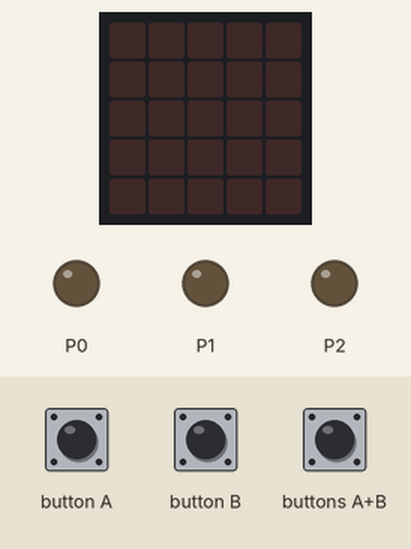
A program run on a simulated BBC micro:bit (MakeCode). Parts: the board's 5×5 LED display, output pins drawn as LEDs (lit = HIGH). The test bench sets the inputs (shaded band).

Above: at 1.2 s.
1.3 s: buttons A+B pressed for 0.15 s
At 2.7 s:
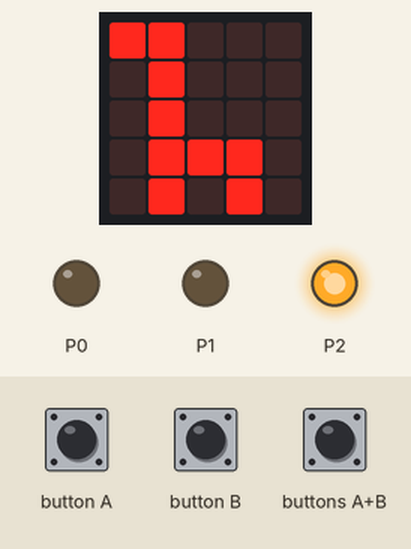
3.5 s: button A pressed for 0.15 s
At 5.4 s:
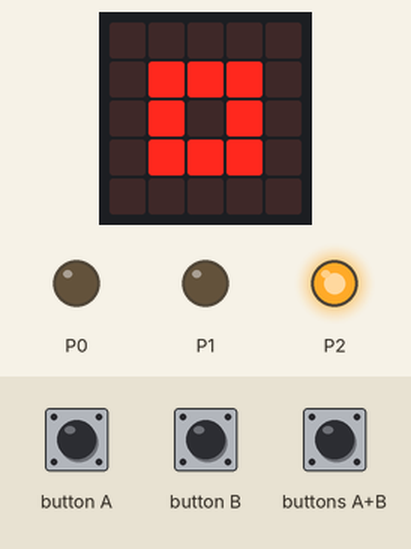
5.7 s: button A pressed for 0.15 s
At 7.2 s:
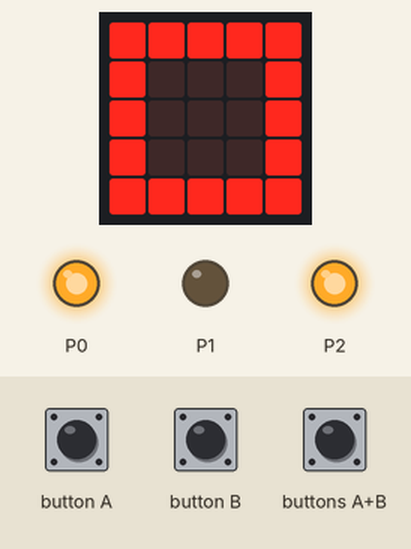
7.9 s: buttons A+B pressed for 1 s
At 10.2 s:
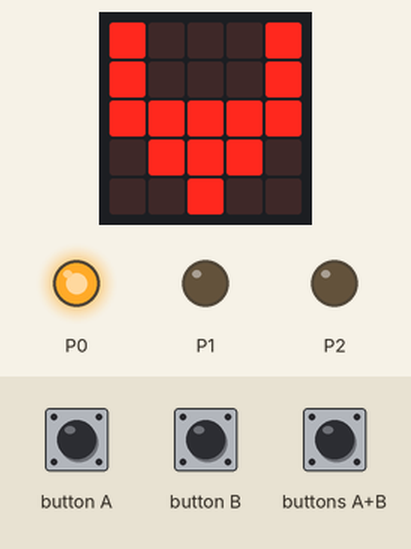
11.0 s: button B pressed for 0.15 s
At 12.5 s:
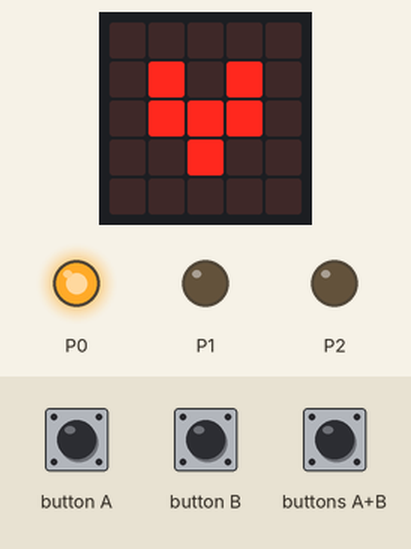
13.2 s: button B pressed for 0.15 s
At 15.3 s:
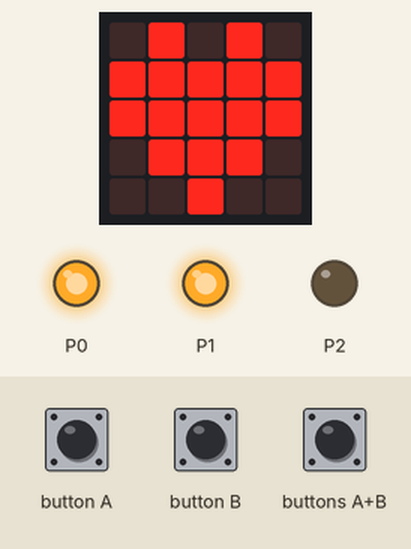
Timing chart, 0 to 16.4 s (numbered marks = the images above; inputs shaded):
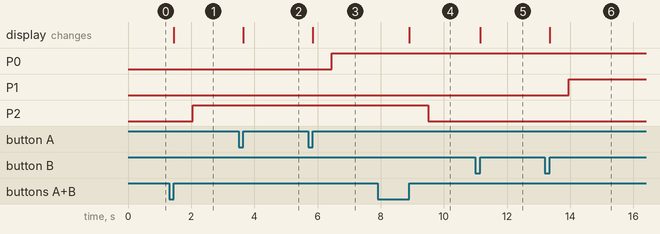

The program:

main.ts
```typescript
function 腳位歸零 () {
    pins.digitalWritePin(DigitalPin.P0, 0)
    pins.digitalWritePin(DigitalPin.P1, 0)
    pins.digitalWritePin(DigitalPin.P4, 0)
    pins.digitalWritePin(DigitalPin.P5, 0)
}
input.onButtonPressed(Button.A, function () {
    if (btn_A == 0) {
        basic.showIcon(IconNames.SmallSquare)
        pins.digitalWritePin(DigitalPin.P0, 0)
        btn_A = 1
    } else {
        basic.showIcon(IconNames.Square)
        pins.digitalWritePin(DigitalPin.P0, 1)
        btn_A = 0
    }
    basic.pause(200)
})
input.onButtonPressed(Button.AB, function () {
    if (btn_C == 0) {
        basic.showIcon(IconNames.Giraffe)
        pins.digitalWritePin(DigitalPin.P2, 1)
        btn_C = 1
    } else {
        basic.showIcon(IconNames.Cow)
        pins.digitalWritePin(DigitalPin.P2, 0)
        btn_C = 0
    }
    basic.pause(200)
})
input.onButtonPressed(Button.B, function () {
    if (btn_B == 0) {
        basic.showIcon(IconNames.SmallHeart)
        pins.digitalWritePin(DigitalPin.P1, 0)
        btn_B = 1
    } else {
        basic.showIcon(IconNames.Heart)
        pins.digitalWritePin(DigitalPin.P1, 1)
        btn_B = 0
    }
    basic.pause(200)
})
let btn_C = 0
let btn_B = 0
let btn_A = 0
btn_A = 0
btn_B = 0
btn_C = 0
basic.forever(function () {

})
```

test.ts
```typescript
// 在這裡測試；當此封包作為擴充功能時，將不會編譯此內容。
```

Measured:
- after the input at 1.3 s, P2: LOW → HIGH after 0.75 s; the display: changes after 0.15 s (image 1)
- after the input at 3.5 s, the display: changes after 0.15 s (image 2)
- after the input at 5.7 s, P0: LOW → HIGH after 0.75 s; the display: changes after 0.15 s (image 3)
- after the input at 7.9 s, P2: HIGH → LOW after 1.6 s; the display: changes after 1.0 s (image 4)
- after the input at 11.0 s, the display: changes after 0.15 s (image 5)
- after the input at 13.2 s, P1: LOW → HIGH after 0.75 s; the display: changes after 0.15 s (image 6)
